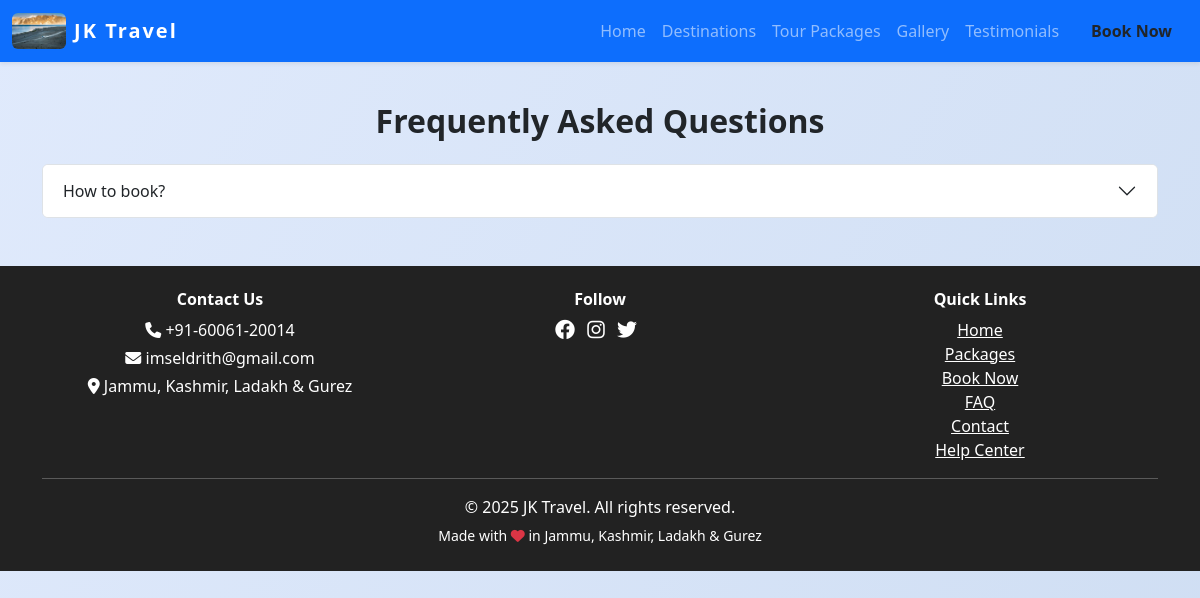
The page /faq on the database as committed earlier.
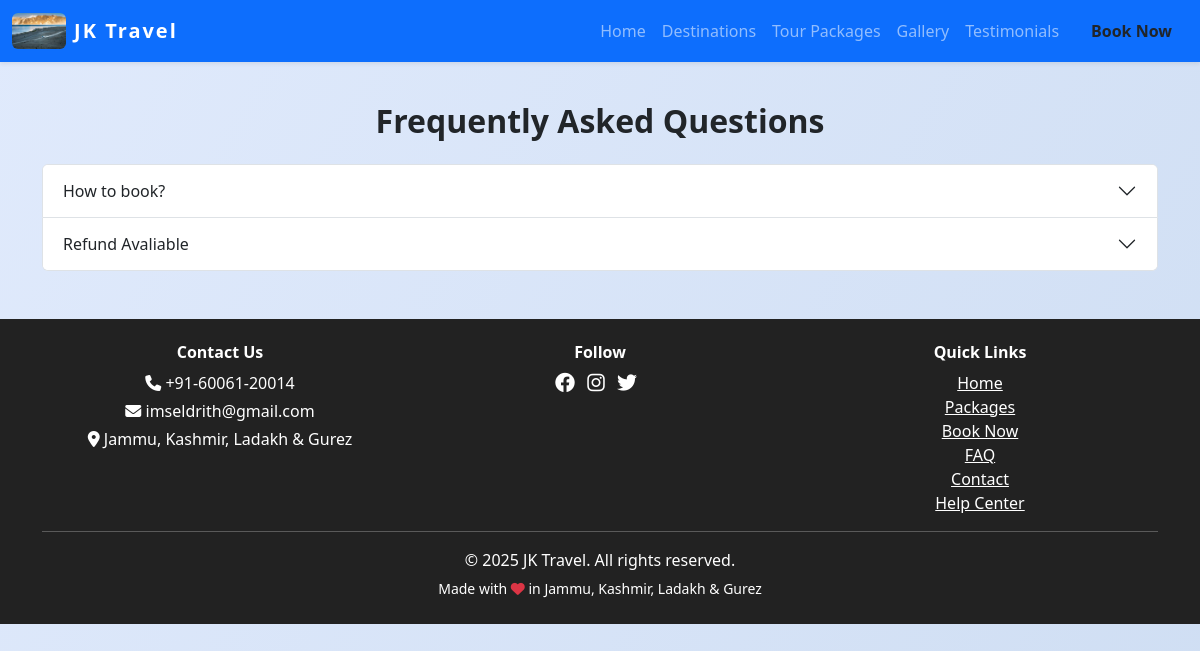
The same page on the database as committed later.
### models.py (models this page shows, shortened)
class SiteSettings(db.Model):
    id = db.Column(db.Integer, primary_key=True)
    site_name = db.Column(db.String(120), default='JKLG Travel')
    site_title = db.Column(db.String(200), default='JKLG Travel - Explore Jammu, Kashmir, Ladakh & Gurez')
    logo = db.Column(db.String(200))
    phone = db.Column(db.String(30), default='+91-12345-67890')
    email = db.Column(db.String(120), default='info@jklgtravel.com')
    address = db.Column(db.String(200), default='Jammu, Kashmir, Ladakh & Gurez')
    facebook = db.Column(db.String(120))  # Username only
    instagram = db.Column(db.String(120))  # Username only
    twitter = db.Column(db.String(120))  # Username only
    linkedin = db.Column(db.String(120))  # Username only
    youtube = db.Column(db.String(120))  # Channel/user ID only
    whatsapp = db.Column(db.String(30))  # Number only
    telegram = db.Column(db.String(120))  # Username only
    meta_description = db.Column(db.String(300))
    about = db.Column(db.Text)
    google_analytics_id = db.Column(db.String(32))

class FAQ(db.Model):
    id = db.Column(db.Integer, primary_key=True)
    question = db.Column(db.String(300), nullable=False)
    answer = db.Column(db.Text, nullable=False)
    is_active = db.Column(db.Boolean, default=True)

### views.py (the view)
@main.route('/faq')
def faq():
    from models import FAQ
    faqs = FAQ.query.filter_by(is_active=True).all()
    return render_template('faq.html', faqs=faqs)

### views.py (called while the page is built)
@main.context_processor
def inject_site_settings():
    settings = SiteSettings.query.first()
    return dict(site_settings=settings)

### templates/faq.html (shortened to what this page needs)
{% extends 'base.html' %}
{% block content %}
<h2 class="section-title text-center">Frequently Asked Questions</h2>
<div class="accordion" id="faqAccordion">
  {% for faq in faqs %}
  <div class="accordion-item">
    <h2 class="accordion-header" id="heading{{ faq.id }}">
      <button class="accordion-button collapsed" type="button" data-bs-toggle="collapse" data-bs-target="#collapse{{ faq.id }}" aria-expanded="false" aria-controls="collapse{{ faq.id }}">
        {{ faq.question }}
      </button>
    </h2>
  </div>
  {% endfor %}
</div>
{% endblock %}

### templates/base.html (shortened to what this page needs)
<!DOCTYPE html>
<html lang="en">
<head>
    <link rel="stylesheet" href="https://cdn.jsdelivr.net/npm/bootstrap@5.3.0/dist/css/bootstrap.min.css">
    <link rel="stylesheet" href="https://cdnjs.cloudflare.com/ajax/libs/font-awesome/6.4.0/css/all.min.css">
</head>
<body>
    <nav class="navbar navbar-expand-lg navbar-dark bg-primary shadow-sm">
        <div class="container-fluid">
            <a class="navbar-brand d-flex align-items-center gap-2" href="/">
                {% if site_settings and site_settings.logo %}
                    <img src="{{ url_for('static', filename='uploads/' ~ site_settings.logo) }}" alt="Logo" style="height:36px; width:auto; border-radius:6px;">
                {% else %}
                    <i class="fa fa-mountain-sun fa-lg"></i>
                {% endif %}
                {{ site_settings.site_name if site_settings and site_settings.site_name else 'JKLG Travel' }}
            </a>
            <div class="collapse navbar-collapse" id="navbarNav">
                <ul class="navbar-nav ms-auto">
                    <li class="nav-item"><a class="nav-link" href="/">Home</a></li>
                    <li class="nav-item"><a class="nav-link" href="/places">Destinations</a></li>
                    <li class="nav-item"><a class="nav-link" href="/packages">Tour Packages</a></li>
                    <li class="nav-item"><a class="nav-link" href="/gallery">Gallery</a></li>
                    <li class="nav-item"><a class="nav-link" href="/testimonials">Testimonials</a></li>
                    <li class="nav-item"><a class="nav-link btn btn-warning text-dark ms-2 px-3 fw-bold" href="/book">Book Now</a></li>
                </ul>
            </div>
        </div>
    </nav>
    <div class="container mt-4">
        {% block content %}{% endblock %}
    </div>
    <footer class="footer text-center mt-5">
        <div class="container">
            <div class="row mb-2">
                <div class="col-md-4 mb-2 mb-md-0">
                    <h6 class="fw-bold">Contact Us</h6>
                    <p class="mb-1"><i class="fa fa-phone"></i> {{ site_settings.phone if site_settings and site_settings.phone else '+91-12345-67890' }}</p>
                    <p class="mb-1"><i class="fa fa-envelope"></i> {{ site_settings.email if site_settings and site_settings.email else 'info@jklgtravel.com' }}</p>
                    <p class="mb-1"><i class="fa fa-map-marker-alt"></i> {{ site_settings.address if site_settings and site_settings.address else 'Jammu, Kashmir, Ladakh & Gurez' }}</p>
                </div>
                <div class="col-md-4 mb-2 mb-md-0">
                    <h6 class="fw-bold">Follow</h6>
                    {% if site_settings and site_settings.facebook %}
                        <a href="{{ site_settings.facebook }}" class="me-2 text-white"><i class="fab fa-facebook fa-lg"></i></a>
                    {% endif %}
                    {% if site_settings and site_settings.instagram %}
                        <a href="{{ site_settings.instagram }}" class="me-2 text-white"><i class="fab fa-instagram fa-lg"></i></a>
                    {% endif %}
                    {% if site_settings and site_settings.twitter %}
                        <a href="{{ site_settings.twitter }}" class="me-2 text-white"><i class="fab fa-twitter fa-lg"></i></a>
                    {% endif %}
                </div>
                <div class="col-md-4">
                    <h6 class="fw-bold">Quick Links</h6>
                    <a href="/" class="d-block text-white">Home</a>
                    <a href="/packages" class="d-block text-white">Packages</a>
                    <a href="/book" class="d-block text-white">Book Now</a>
                    <a href="/faq" class="d-block text-white">FAQ</a>
                    <a href="/contact" class="d-block text-white">Contact</a>
                    <a href="/help" class="d-block text-white">Help Center</a>
                </div>
            </div>
            <hr class="bg-light">
            <p class="mb-1">&copy; {{ 2025 }} {{ site_settings.site_name if site_settings and site_settings.site_name else 'JKLG Travel Agency' }}. All rights reserved.</p>
            <small>Made with <i class="fa fa-heart text-danger"></i> in Jammu, Kashmir, Ladakh & Gurez</small>
        </div>
    </footer>
</body>
</html>

### templates/base.html (style rules this page uses)
body { background: linear-gradient(120deg, #e0eafc, #cfdef3 100%); min-height: 100vh; }
.navbar-brand { font-weight: bold; letter-spacing: 2px; }
.section-title { margin-top: 40px; margin-bottom: 24px; font-weight: 700; }
.footer { background: #222; color: #fff; padding: 24px 0; margin-top: 48px; }
.footer a { color: #fff; text-decoration: underline; }

Rows that differ between the two databases and show on the page:
added FAQ: question "Refund Avaliable"
